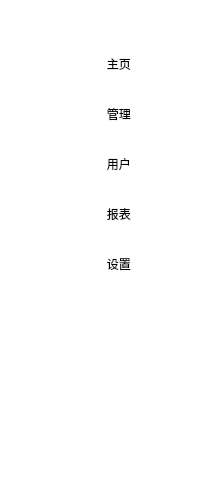
    <widget class="QWidget" name="sidebar_widget" native="true">
     <layout class="QVBoxLayout" name="verticalLayout_2">
      <property name="spacing">
       <number>0</number>
      </property>
      <property name="leftMargin">
       <number>0</number>
      </property>
      <property name="topMargin">
       <number>0</number>
      </property>
      <property name="rightMargin">
       <number>0</number>
      </property>
      <property name="bottomMargin">
       <number>0</number>
      </property>
      <item>
       <widget class="QWidget" name="sidebar_widget_2" native="true">
        <layout class="QVBoxLayout" name="verticalLayout" stretch="1,3">
         <property name="spacing">
          <number>0</number>
         </property>
         <property name="leftMargin">
          <number>0</number>
         </property>
         <property name="topMargin">
          <number>0</number>
         </property>
         <property name="rightMargin">
          <number>0</number>
         </property>
         <property name="bottomMargin">
          <number>0</number>
         </property>
         <item>
          <widget class="QWidget" name="avatar_widget" native="true">
           <property name="tabletTracking">
            <bool>true</bool>
           </property>
           <property name="layoutDirection">
            <enum>Qt::LeftToRight</enum>
           </property>
           <property name="styleSheet">
            <string notr="true">background-color:  white;
</string>
           </property>
           <layout class="QVBoxLayout" name="verticalLayout_4">
            <property name="spacing">
             <number>10</number>
            </property>
            <property name="leftMargin">
             <number>0</number>
            </property>
            <property name="topMargin">
             <number>20</number>
            </property>
            <property name="rightMargin">
             <number>0</number>
            </property>
            <property name="bottomMargin">
             <number>0</number>
            </property>
            <item>
             <widget class="QPushButton" name="user_page_button">
              <property name="sizePolicy">
               <sizepolicy hsizetype="Minimum" vsizetype="Fixed">
                <horstretch>0</horstretch>
                <verstretch>0</verstretch>
               </sizepolicy>
              </property>
              <property name="styleSheet">
               <string notr="true">border-radius: 40px;

</string>
              </property>
              <property name="text">
               <string/>
              </property>
              <property name="icon">
               <iconset resource="resources/resource.qrc">
                <normaloff>:/icon/账号管理.png</normaloff>:/icon/账号管理.png</iconset>
              </property>
              <property name="iconSize">
               <size>
                <width>100</width>
                <height>100</height>
               </size>
              </property>
             </widget>
            </item>
           </layout>
          </widget>
         </item>
         <item>
          <widget class="QWidget" name="sidebar_button_widget" native="true">
           <property name="sizePolicy">
            <sizepolicy hsizetype="Preferred" vsizetype="Preferred">
             <horstretch>0</horstretch>
             <verstretch>0</verstretch>
            </sizepolicy>
           </property>
           <property name="styleSheet">
            <string notr="true">background-color:  white;</string>
           </property>
           <layout class="QVBoxLayout" name="verticalLayout_3">
            <property name="spacing">
             <number>0</number>
            </property>
            <property name="leftMargin">
             <number>28</number>
            </property>
            <property name="topMargin">
             <number>0</number>
            </property>
            <property name="rightMargin">
             <number>0</number>
            </property>
            <property name="bottomMargin">
             <number>0</number>
            </property>
            <item>
             <widget class="QPushButton" name="home_page_button">
              <property name="sizePolicy">
               <sizepolicy hsizetype="Fixed" vsizetype="Fixed">
                <horstretch>0</horstretch>
                <verstretch>0</verstretch>
               </sizepolicy>
              </property>
              <property name="minimumSize">
               <size>
                <width>40</width>
                <height>50</height>
               </size>
              </property>
              <property name="maximumSize">
               <size>
                <width>200</width>
                <height>40</height>
               </size>
              </property>
              <property name="mouseTracking">
               <bool>true</bool>
              </property>
              <property name="layoutDirection">
               <enum>Qt::LeftToRight</enum>
              </property>
              <property name="styleSheet">
               <string notr="true">
QPushButton
{	border-radius: 10px;
	font: 12pt &quot;黑体&quot;; 
    color:black;
	background-color: rgb(255, 255, 255);
}
/*按钮停留态*/
QPushButton:hover
{	border-radius: 10px;
    color:rgb(27 , 39 , 246);
	background-color:rgb(238 , 243 , 255);
}

/*按钮按下态*/
QPushButton:pressed
{ 	border-radius: 10px;
    background-color:rgb(238 , 243 , 255);
    /*左内边距为3像素，让按下时字向右移动3像素*/  
    padding-left:3px;
    /*上内边距为3像素，让按下时字向下移动3像素*/  
    padding-top:3px;
}</string>
              </property>
              <property name="text">
               <string>   主页</string>
              </property>
              <property name="icon">
               <iconset>
                <normaloff>../DoorAccessSystem/icon/user.png</normaloff>../DoorAccessSystem/icon/user.png</iconset>
              </property>
              <property name="iconSize">
               <size>
                <width>20</width>
                <height>24</height>
               </size>
              </property>
             </widget>
            </item>
            <item>
             <widget class="QPushButton" name="management_button">
              <property name="minimumSize">
               <size>
                <width>40</width>
                <height>50</height>
               </size>
              </property>
              <property name="maximumSize">
               <size>
                <width>200</width>
                <height>40</height>
               </size>
              </property>
              <property name="styleSheet">
               <string notr="true">QPushButton
{	border-radius: 10px;
	font: 12pt &quot;黑体&quot;; 
    color:black;
	background-color: rgb(255, 255, 255);
}
/*按钮停留态*/
QPushButton:hover
{	border-radius: 10px;
    color:rgb(27 , 39 , 246);
	background-color:rgb(238 , 243 , 255);
}

/*按钮按下态*/
QPushButton:pressed
{ 	border-radius: 10px;
    background-color:rgb(238 , 243 , 255);
    /*左内边距为3像素，让按下时字向右移动3像素*/  
    padding-left:3px;
    /*上内边距为3像素，让按下时字向下移动3像素*/  
    padding-top:3px;
}</string>
              </property>
              <property name="text">
               <string>   管理</string>
              </property>
              <property name="icon">
               <iconset>
                <normaloff>../DoorAccessSystem/icon/线性_菜单.png</normaloff>../DoorAccessSystem/icon/线性_菜单.png</iconset>
              </property>
             </widget>
            </item>
            <item>
             <widget class="QPushButton" name="users_page_button">
              <property name="minimumSize">
               <size>
                <width>40</width>
                <height>50</height>
               </size>
              </property>
              <property name="maximumSize">
               <size>
                <width>200</width>
                <height>40</height>
               </size>
              </property>
              <property name="styleSheet">
               <string notr="true">QPushButton
{	border-radius: 10px;
	font: 12pt &quot;黑体&quot;; 
    color:black;
	background-color: rgb(255, 255, 255);
}
/*按钮停留态*/
QPushButton:hover
{	border-radius: 10px;
    color:rgb(27 , 39 , 246);
	background-color:rgb(238 , 243 , 255);
}

/*按钮按下态*/
QPushButton:pressed
{ 	border-radius: 10px;
    background-color:rgb(238 , 243 , 255);
    /*左内边距为3像素，让按下时字向右移动3像素*/  
    padding-left:3px;
    /*上内边距为3像素，让按下时字向下移动3像素*/  
    padding-top:3px;
}</string>
              </property>
              <property name="text">
               <string>   用户</string>
              </property>
              <property name="icon">
               <iconset>
                <normaloff>../DoorAccessSystem/icon/users.png</normaloff>../DoorAccessSystem/icon/users.png</iconset>
              </property>
             </widget>
            </item>
            <item>
             <widget class="QPushButton" name="report_page_button">
              <property name="minimumSize">
               <size>
                <width>40</width>
                <height>50</height>
               </size>
              </property>
              <property name="maximumSize">
               <size>
                <width>200</width>
                <height>40</height>
               </size>
              </property>
              <property name="styleSheet">
               <string notr="true">QPushButton
{	border-radius: 10px;
	font: 12pt &quot;黑体&quot;; 
    color:black;
	background-color: rgb(255, 255, 255);
}
/*按钮停留态*/
QPushButton:hover
{	border-radius: 10px;
    color:rgb(27 , 39 , 246);
	background-color:rgb(238 , 243 , 255);
}

/*按钮按下态*/
QPushButton:pressed
{ 	border-radius: 10px;
    background-color:rgb(238 , 243 , 255);
    /*左内边距为3像素，让按下时字向右移动3像素*/  
    padding-left:3px;
    /*上内边距为3像素，让按下时字向下移动3像素*/  
    padding-top:3px;
}</string>
              </property>
              <property name="text">
               <string>   报表</string>
              </property>
              <property name="icon">
               <iconset>
                <normaloff>../DoorAccessSystem/icon/sheet.png</normaloff>../DoorAccessSystem/icon/sheet.png</iconset>
              </property>
             </widget>
            </item>
            <item>
             <widget class="QPushButton" name="setting_button">
              <property name="minimumSize">
               <size>
                <width>40</width>
                <height>50</height>
               </size>
              </property>
              <property name="maximumSize">
               <size>
                <width>200</width>
                <height>40</height>
               </size>
              </property>
              <property name="styleSheet">
               <string notr="true">QPushButton
{	border-radius: 10px;
	font: 12pt &quot;黑体&quot;; 
    color:black;
	background-color: rgb(255, 255, 255);
}
/*按钮停留态*/
QPushButton:hover
{	border-radius: 10px;
    color:rgb(27 , 39 , 246);
	background-color:rgb(238 , 243 , 255);
}

/*按钮按下态*/
QPushButton:pressed
{ 	border-radius: 10px;
    background-color:rgb(238 , 243 , 255);
    /*左内边距为3像素，让按下时字向右移动3像素*/  
    padding-left:3px;
    /*上内边距为3像素，让按下时字向下移动3像素*/  
    padding-top:3px;
}</string>
              </property>
              <property name="text">
               <string>   设置</string>
              </property>
              <property name="icon">
               <iconset>
                <normaloff>../DoorAccessSystem/icon/setting.png</normaloff>../DoorAccessSystem/icon/setting.png</iconset>
              </property>
             </widget>
            </item>
            <item>
             <spacer name="verticalSpacer">
              <property name="orientation">
               <enum>Qt::Vertical</enum>
              </property>
              <property name="sizeType">
               <enum>QSizePolicy::Fixed</enum>
              </property>
              <property name="sizeHint" stdset="0">
               <size>
                <width>20</width>
                <height>200</height>
               </size>
              </property>
             </spacer>
            </item>
           </layout>
          </widget>
         </item>
        </layout>
       </widget>
      </item>
     </layout>
    </widget>
